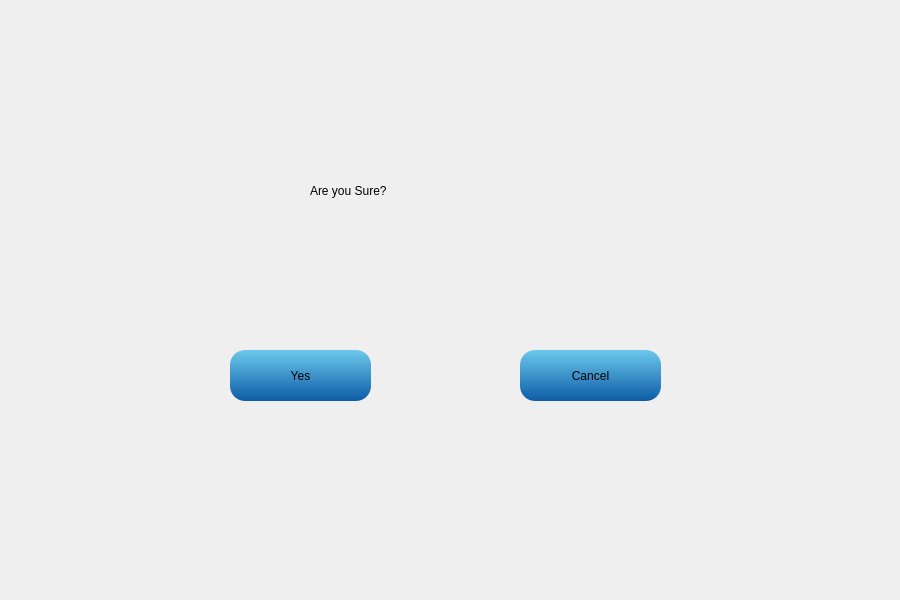
<?xml version="1.0" encoding="UTF-8"?>
<ui version="4.0">
 <class>quit</class>
 <widget class="QDialog" name="quit">
  <property name="geometry">
   <rect>
    <x>0</x>
    <y>0</y>
    <width>900</width>
    <height>600</height>
   </rect>
  </property>
  <property name="windowTitle">
   <string>Dialog</string>
  </property>
  <widget class="QPushButton" name="pushButton">
   <property name="geometry">
    <rect>
     <x>520</x>
     <y>350</y>
     <width>141</width>
     <height>51</height>
    </rect>
   </property>
   <property name="styleSheet">
    <string notr="true">border-color: #FFFF33;background-color: qlineargradient(x1: 0, y1: 0, x2: 0, y2: 1,stop: 0 #6CC9EB, stop: 1 #0d5ca6); 
font: 36pt &quot;HanziPen SC&quot;;
border-width: 5px;
border-radius: 15px;</string>
   </property>
   <property name="text">
    <string>Cancel</string>
   </property>
  </widget>
  <widget class="QPushButton" name="pushButton_2">
   <property name="geometry">
    <rect>
     <x>230</x>
     <y>350</y>
     <width>141</width>
     <height>51</height>
    </rect>
   </property>
   <property name="styleSheet">
    <string notr="true">border-color: #FFFF33;background-color: qlineargradient(x1: 0, y1: 0, x2: 0, y2: 1,stop: 0 #6CC9EB, stop: 1 #0d5ca6); 
font: 36pt &quot;HanziPen SC&quot;;
border-width: 5px;
border-radius: 15px;</string>
   </property>
   <property name="text">
    <string>Yes</string>
   </property>
  </widget>
  <widget class="QLabel" name="label">
   <property name="geometry">
    <rect>
     <x>310</x>
     <y>130</y>
     <width>291</width>
     <height>121</height>
    </rect>
   </property>
   <property name="styleSheet">
    <string notr="true">font: 48pt &quot;HanziPen SC&quot;;</string>
   </property>
   <property name="text">
    <string>Are you Sure?</string>
   </property>
  </widget>
 </widget>
 <resources/>
 <connections/>
</ui>
